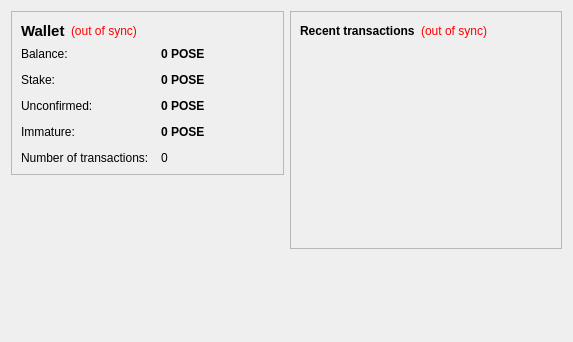
<?xml version="1.0" encoding="UTF-8"?>
<ui version="4.0">
 <class>OverviewPage</class>
 <widget class="QWidget" name="OverviewPage">
  <property name="geometry">
   <rect>
    <x>0</x>
    <y>0</y>
    <width>573</width>
    <height>342</height>
   </rect>
  </property>
  <property name="windowTitle">
   <string>Form</string>
  </property>
  <layout class="QHBoxLayout" name="horizontalLayout" stretch="1,1">
   <item>
    <layout class="QVBoxLayout" name="verticalLayout_2">
     <item>
      <widget class="QFrame" name="frame">
       <property name="frameShape">
        <enum>QFrame::StyledPanel</enum>
       </property>
       <property name="frameShadow">
        <enum>QFrame::Raised</enum>
       </property>
       <layout class="QVBoxLayout" name="verticalLayout_4">
        <item>
         <layout class="QHBoxLayout" name="horizontalLayout_4">
          <item>
           <widget class="QLabel" name="label_5">
            <property name="font">
             <font>
              <pointsize>11</pointsize>
              <weight>75</weight>
              <bold>true</bold>
             </font>
            </property>
            <property name="text">
             <string>Wallet</string>
            </property>
           </widget>
          </item>
          <item>
           <widget class="QLabel" name="labelWalletStatus">
            <property name="toolTip">
             <string>The displayed information may be out of date. Your wallet automatically synchronizes with the PosEffect network after a connection is established, but this process has not completed yet.</string>
            </property>
            <property name="styleSheet">
             <string notr="true">QLabel { color: red; }</string>
            </property>
            <property name="text">
             <string notr="true">(out of sync)</string>
            </property>
            <property name="alignment">
             <set>Qt::AlignLeading|Qt::AlignLeft|Qt::AlignVCenter</set>
            </property>
           </widget>
          </item>
          <item>
           <spacer name="horizontalSpacer_2">
            <property name="orientation">
             <enum>Qt::Horizontal</enum>
            </property>
            <property name="sizeHint" stdset="0">
             <size>
              <width>40</width>
              <height>20</height>
             </size>
            </property>
           </spacer>
          </item>
         </layout>
        </item>
        <item>
         <layout class="QFormLayout" name="formLayout_2">
          <property name="fieldGrowthPolicy">
           <enum>QFormLayout::AllNonFixedFieldsGrow</enum>
          </property>
          <property name="horizontalSpacing">
           <number>12</number>
          </property>
          <property name="verticalSpacing">
           <number>12</number>
          </property>
          <item row="0" column="0">
           <widget class="QLabel" name="label">
            <property name="text">
             <string>Balance:</string>
            </property>
           </widget>
          </item>
          <item row="0" column="1">
           <widget class="QLabel" name="labelBalance">
            <property name="font">
             <font>
              <weight>75</weight>
              <bold>true</bold>
             </font>
            </property>
            <property name="cursor">
             <cursorShape>IBeamCursor</cursorShape>
            </property>
            <property name="toolTip">
             <string>Your current balance</string>
            </property>
            <property name="text">
             <string notr="true">0 POSE</string>
            </property>
            <property name="textInteractionFlags">
             <set>Qt::LinksAccessibleByMouse|Qt::TextSelectableByKeyboard|Qt::TextSelectableByMouse</set>
            </property>
           </widget>
          </item>
          <item row="1" column="0">
           <widget class="QLabel" name="label_6">
            <property name="text">
             <string>Stake:</string>
            </property>
           </widget>
          </item>
          <item row="1" column="1">
           <widget class="QLabel" name="labelStake">
            <property name="font">
             <font>
              <weight>75</weight>
              <bold>true</bold>
             </font>
            </property>
            <property name="cursor">
             <cursorShape>IBeamCursor</cursorShape>
            </property>
            <property name="toolTip">
             <string>Total of coins that was staked, and do not yet count toward the current balance</string>
            </property>
            <property name="text">
             <string notr="true">0 POSE</string>
            </property>
            <property name="textInteractionFlags">
             <set>Qt::LinksAccessibleByMouse|Qt::TextSelectableByKeyboard|Qt::TextSelectableByMouse</set>
            </property>
           </widget>
          </item>
          <item row="2" column="0">
           <widget class="QLabel" name="label_3">
            <property name="text">
             <string>Unconfirmed:</string>
            </property>
           </widget>
          </item>
          <item row="2" column="1">
           <widget class="QLabel" name="labelUnconfirmed">
            <property name="font">
             <font>
              <weight>75</weight>
              <bold>true</bold>
             </font>
            </property>
            <property name="cursor">
             <cursorShape>IBeamCursor</cursorShape>
            </property>
            <property name="toolTip">
             <string>Total of transactions that have yet to be confirmed, and do not yet count toward the current balance</string>
            </property>
            <property name="text">
             <string notr="true">0 POSE</string>
            </property>
            <property name="textInteractionFlags">
             <set>Qt::LinksAccessibleByMouse|Qt::TextSelectableByKeyboard|Qt::TextSelectableByMouse</set>
            </property>
           </widget>
          </item>
          <item row="3" column="0">
           <widget class="QLabel" name="labelImmatureText">
            <property name="text">
             <string>Immature:</string>
            </property>
           </widget>
          </item>
          <item row="3" column="1">
           <widget class="QLabel" name="labelImmature">
            <property name="font">
             <font>
              <weight>75</weight>
              <bold>true</bold>
             </font>
            </property>
            <property name="toolTip">
             <string>Mined balance that has not yet matured</string>
            </property>
            <property name="text">
             <string notr="true">0 POSE</string>
            </property>
            <property name="textInteractionFlags">
             <set>Qt::LinksAccessibleByMouse|Qt::TextSelectableByKeyboard|Qt::TextSelectableByMouse</set>
            </property>
           </widget>
          </item>
          <item row="4" column="0">
           <widget class="QLabel" name="label_2">
            <property name="text">
             <string>Number of transactions:</string>
            </property>
           </widget>
          </item>
          <item row="4" column="1">
           <widget class="QLabel" name="labelNumTransactions">
            <property name="toolTip">
             <string>Total number of transactions in wallet</string>
            </property>
            <property name="text">
             <string notr="true">0</string>
            </property>
           </widget>
          </item>
         </layout>
        </item>
       </layout>
      </widget>
     </item>
     <item>
      <spacer name="verticalSpacer">
       <property name="orientation">
        <enum>Qt::Vertical</enum>
       </property>
       <property name="sizeHint" stdset="0">
        <size>
         <width>20</width>
         <height>40</height>
        </size>
       </property>
      </spacer>
     </item>
     <item>
      <widget class="QLabel" name="label_6">
       <property name="text">
        <string/>
       </property>
       <property name="pixmap">
        <pixmap resource="../bitcoin.qrc">:/images/backg</pixmap>
       </property>
       <property name="scaledContents">
        <bool>false</bool>
       </property>
       <property name="alignment">
        <set>Qt::AlignCenter</set>
       </property>
       <property name="margin">
        <number>-2</number>
       </property>
      </widget>
     </item>
    </layout>
   </item>
   <item>
    <layout class="QVBoxLayout" name="verticalLayout_3">
     <item>
      <widget class="QFrame" name="frame_2">
       <property name="frameShape">
        <enum>QFrame::StyledPanel</enum>
       </property>
       <property name="frameShadow">
        <enum>QFrame::Raised</enum>
       </property>
       <layout class="QVBoxLayout" name="verticalLayout">
        <item>
         <layout class="QHBoxLayout" name="horizontalLayout_2">
          <item>
           <widget class="QLabel" name="label_4">
            <property name="text">
             <string>&lt;b&gt;Recent transactions&lt;/b&gt;</string>
            </property>
           </widget>
          </item>
          <item>
           <widget class="QLabel" name="labelTransactionsStatus">
            <property name="toolTip">
             <string>The displayed information may be out of date. Your wallet automatically synchronizes with the PosEffect network after a connection is established, but this process has not completed yet.</string>
            </property>
            <property name="styleSheet">
             <string notr="true">QLabel { color: red; }</string>
            </property>
            <property name="text">
             <string notr="true">(out of sync)</string>
            </property>
            <property name="alignment">
             <set>Qt::AlignRight|Qt::AlignTrailing|Qt::AlignVCenter</set>
            </property>
           </widget>
          </item>
          <item>
           <spacer name="horizontalSpacer">
            <property name="orientation">
             <enum>Qt::Horizontal</enum>
            </property>
            <property name="sizeHint" stdset="0">
             <size>
              <width>40</width>
              <height>20</height>
             </size>
            </property>
           </spacer>
          </item>
         </layout>
        </item>
        <item>
         <widget class="QListView" name="listTransactions">
          <property name="styleSheet">
           <string notr="true">QListView { background: transparent; }</string>
          </property>
          <property name="frameShape">
           <enum>QFrame::NoFrame</enum>
          </property>
          <property name="verticalScrollBarPolicy">
           <enum>Qt::ScrollBarAlwaysOff</enum>
          </property>
          <property name="horizontalScrollBarPolicy">
           <enum>Qt::ScrollBarAlwaysOff</enum>
          </property>
          <property name="selectionMode">
           <enum>QAbstractItemView::NoSelection</enum>
          </property>
         </widget>
        </item>
       </layout>
      </widget>
     </item>
     <item>
      <spacer name="verticalSpacer_2">
       <property name="orientation">
        <enum>Qt::Vertical</enum>
       </property>
       <property name="sizeHint" stdset="0">
        <size>
         <width>20</width>
         <height>40</height>
        </size>
       </property>
      </spacer>
     </item>
    </layout>
   </item>
  </layout>
 </widget>
 <resources>
  <include location="../bitcoin.qrc"/>
 </resources>
 <connections/>
</ui>
